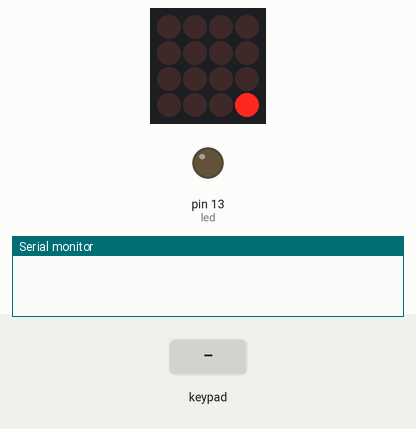
Recording of a sketch running on a simulated Arduino Uno, built with avr-gcc and run on an emulated ATmega328P. Shown: 4×4 LED matrix, output pins drawn as LEDs (lit = HIGH), the last lines printed to the serial monitor. Inputs (shaded band) come from the test bench. Random numbers use the default seed unless the sketch sets one.

Above: at 3.6 s.
4.9 s: keypad keys 1 2 3 4 A pressed 0.4 s apart
At 5.11 s:
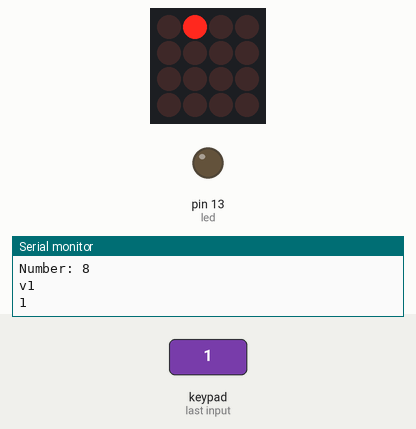
At 7.9 s:
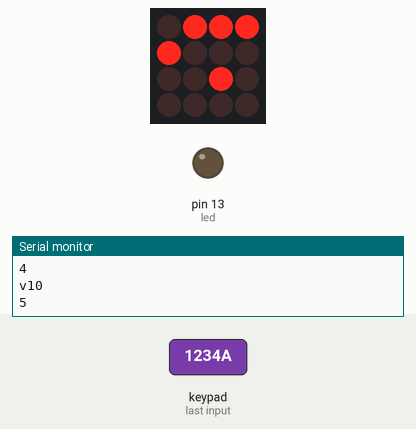
8.4 s: keypad keys 1 2 3 4 pressed 0.4 s apart
At 20.8 s:
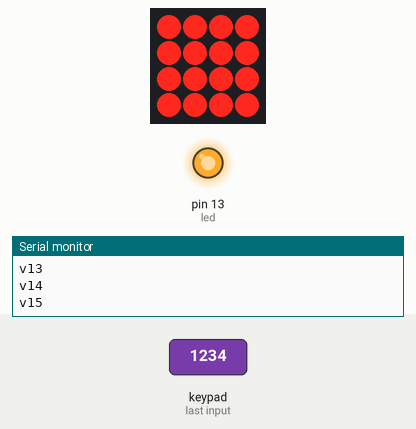
Timing chart, 0 to 21.8 s (numbered marks = the images above; inputs shaded):
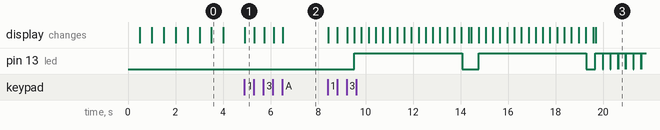

The sketch:

trellis_simon_says.ino
```cpp
// Pin 13 has an LED connected on most Arduino boards.
// give it a name:
#include <Wire.h>
#include "Adafruit_Trellis.h"
#define LATCHING 1
// set the mode here
#define MODE LATCHING

Adafruit_Trellis matrix0 = Adafruit_Trellis();
Adafruit_TrellisSet trellis =  Adafruit_TrellisSet(&matrix0);

#define numKeys 16
#define INTPIN A2

uint8_t trellis_light[] = {
        0, 0, 0, 0,
        0, 0, 0, 0,
        0, 0, 0, 0,
        0, 0, 0, 0
};
uint8_t trellis_user[] = {
        0, 0, 0, 0,
        0, 0, 0, 0,
        0, 0, 0, 0,
        0, 0, 0, 0
};

uint8_t trellis_number = 0;

uint8_t trellis_position[16];
int randomInt = 0;

//A variable to hold the previously assigned pseudo random non-consecutive integers.
int previousRandomInt = 0;
int trellis_inputSize;
int i;
int counter1 = 0;
int led = 13;
// the setup routine runs once when you press reset:
void setup() {
        // initialize the digital pin as an output.
        int temp;
        int passCounter = 0;
        int elementsFilled = 0;
        int numberElements = 7;
        pinMode(led, OUTPUT);
        pinMode(INTPIN, INPUT);
        digitalWrite(INTPIN, HIGH);
        trellis.begin(0x70);

        randomSeed(analogRead(0));
        Serial.begin(9600);

        for (uint8_t i = 0; i < numKeys; i++) {
                trellis_light[i] = random(0, 2);
                if (trellis_light[i] == 1)
                {
                        ++trellis_number;
                        trellis.setLED(i);
                        trellis.writeDisplay();
                        delay(500);
                        trellis.clrLED(i);
                        trellis.writeDisplay();
                }
        }
        for (int i = 0; i < 4; i++)
        {
                Serial.print(trellis_light[i]);
        }
        Serial.println("");
        for (int i = 4; i < 8; i++)
        {
                Serial.print(trellis_light[i]);
        }
        Serial.println("");
        for (int i = 8; i < 12; i++)
        {
                Serial.print(trellis_light[i]);
        }
        Serial.println("");
        for (int i = 12; i < 16; i++)
        {
                Serial.print(trellis_light[i]);
        }
        Serial.println("");
        Serial.print("Number: ");
        Serial.println(trellis_number);


        while (counter1 < trellis_number) {
                delay(30);
                if (trellis.readSwitches()) {
                        // go through every button
                        for (uint8_t i = 0; i < numKeys; i++) {
                                // if it was pressed...
                                if (trellis.justPressed(i)) {
                                        Serial.print("v");
                                        Serial.println(i);
                                        counter1++;
                                        Serial.println(counter1);
                                        trellis_user[i] = 1;
                                        // Alternate the LED
                                        if (trellis.isLED(i))
                                                trellis.clrLED(i);
                                        else
                                                trellis.setLED(i);
                                }
                        }
                }
                // tell the trellis to set the LEDs we requested
                trellis.writeDisplay();
        }

        for (int i = 0; i < 4; i++)
        {
                Serial.print(trellis_user[i]);
        }
        Serial.println("");
        for (int i = 4; i < 8; i++)
        {
                Serial.print(trellis_user[i]);
        }
        Serial.println("");
        for (int i = 8; i < 12; i++)
        {
                Serial.print(trellis_user[i]);
        }
        Serial.println("");
        for (int i = 12; i < 16; i++)
        {
                Serial.print(trellis_user[i]);
        }
        Serial.println("");

        for (uint8_t i = 0; i < numKeys; i++) {
                if (trellis_user[i] != trellis_light[i])
                {
                        wrongMove();
                }
                else
                {
                        for (uint8_t i = 0; i < numKeys; i++) {
                                if (i == 1)
                                {
                                        digitalWrite(led, LOW);
                                }
                                trellis.clrLED(i);
                                trellis.writeDisplay();
                        }
                        for (uint8_t i = 0; i < numKeys; i++) {
                                if (i == 1)
                                {
                                        digitalWrite(led, HIGH);
                                }
                                trellis.setLED(i);
                                Serial.print("v"); Serial.println(i);
                                trellis.writeDisplay();
                                delay(300);
                        }
                        // then turn them off
                        for (uint8_t i = 0; i < numKeys; i++) {
                                if (i == 1)
                                {
                                        digitalWrite(led, LOW);
                                }
                                trellis.clrLED(i);
                                trellis.writeDisplay();
                                delay(25);
                        }
                }
        }


}
//Serial.print(trellis_inputSize);

// the loop routine runs over and over again forever:
void loop() {

}

void wrongMove() {
        while (1 == 1)
        {
                for (uint8_t i = 0; i < numKeys; i++) {
                        if (i == 1)
                        {
                                digitalWrite(led, HIGH);
                        }
                        trellis.setLED(i);
                        Serial.print("v"); Serial.println(i);
                        trellis.writeDisplay();
                }
                delay(300);
                // then turn them off
                for (uint8_t i = 0; i < numKeys; i++) {
                        if (i == 1)
                        {
                                digitalWrite(led, LOW);
                        }
                        trellis.clrLED(i);
                        trellis.writeDisplay();
                }
        }
}
```

Measured:
- after the input at 4.9 s, the display: changes at once (image 1)
- after the input at 8.4 s, pin 13 (led): goes HIGH 4.5 s, LOW 0.69 s, HIGH 4.5 s, LOW 0.38 s, 6 × (HIGH 0.31 s, LOW 0.01 s), then HIGH, starting after 1.1 s; the display: first changes at once (image 3 shows a later state)
- what the display in image 0 shows lasts 0.5 s, from 3.5 s to 4.0 s
